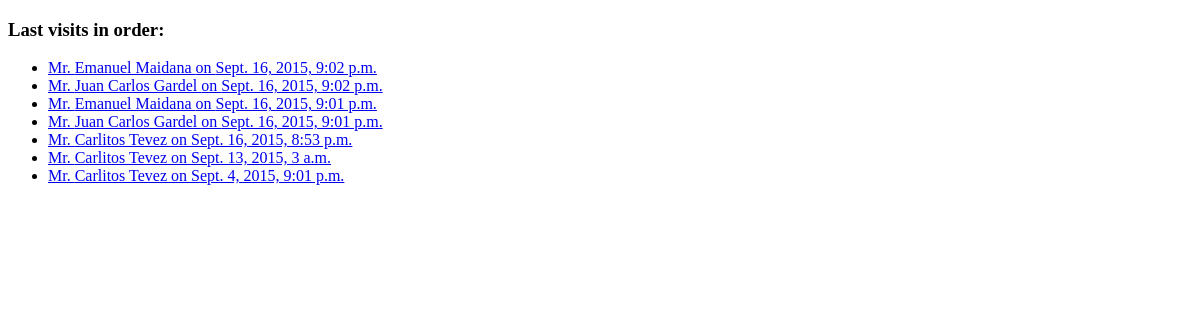
Before: /bell/visit_record/ with the older database file.
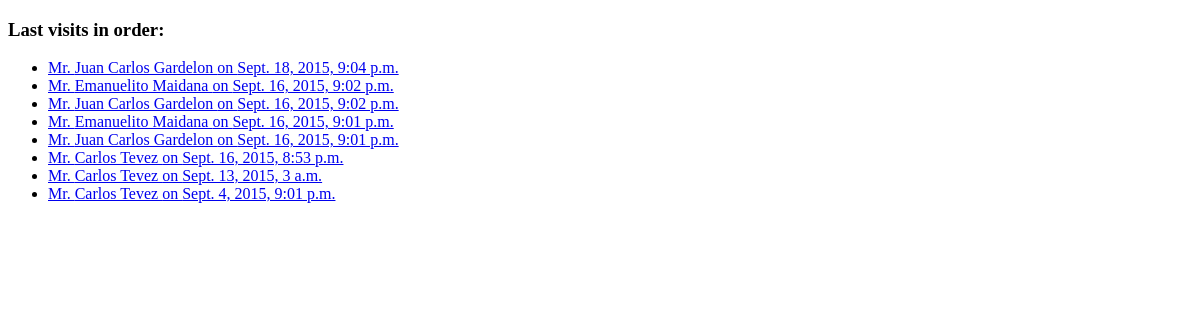
After: the same page with the newer database file.
### bell/models.py (models this page shows, shortened)
class Visit(models.Model):
    visitor = models.ForeignKey(Visitor, null=True, blank=True, default=None)
    date = models.DateTimeField('Date of Visit')

class Visitor(models.Model):
    name = models.CharField(max_length=200)
    surname = models.CharField(max_length=200)
    welcome = models.BooleanField(default=True)
    def __unicode__(self):
        return self.name + ' ' + self.surname

### bell/views.py (the view)
def visit_record(request):
    latest_visits_list = Visit.objects.order_by('-date')
    context = RequestContext(request, {
        'latest_visits_list': latest_visits_list,
    })
    return render(request, 'bell/visit_record.html', context)

### bell/templates/bell/visit_record.html (shortened to what this page needs)
<!DOCTYPE html>
<html lang="en">
<head>
    <h3>Last visits in order:</h3>
</head>
<body>
    {% if latest_visits_list %}
        <ul>
        {% for visit in latest_visits_list %}
            <li><a href="{% url 'bell:visit_detail' visit.id %}">Mr. {{ visit.visitor }} on {{ visit.date }}</a></li>
        {% endfor %}
        </ul>
    {% else %}
        <p>No visits were made</p>
    {% endif %}
</body>
</html>

Changed rows visible on the page:
added Visit: visitor "Juan Carlos Gardelon", date "Sept. 18, 2015, 9:04 p.m."
changed through a linked row, Visit (number 2 of 8 on the later page): visitor "Emanuel Maidana" → "Emanuelito Maidana"
changed through a linked row, Visit (number 3 of 8 on the later page): visitor "Juan Carlos Gardel" → "Juan Carlos Gardelon"
changed through a linked row, Visit (number 4 of 8 on the later page): visitor "Emanuel Maidana" → "Emanuelito Maidana"
changed through a linked row, Visit (number 5 of 8 on the later page): visitor "Juan Carlos Gardel" → "Juan Carlos Gardelon"
changed through a linked row, Visit "Sept. 16, 2015, 8:53 p.m.": visitor "Carlitos Tevez" → "Carlos Tevez"
changed through a linked row, Visit "Sept. 13, 2015, 3 a.m.": visitor "Carlitos Tevez" → "Carlos Tevez"
changed through a linked row, Visit "Sept. 4, 2015, 9:01 p.m.": visitor "Carlitos Tevez" → "Carlos Tevez"
